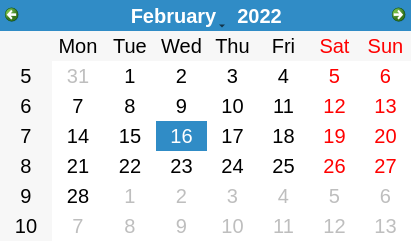
<?xml version="1.0" encoding="UTF-8"?>
<ui version="4.0">
 <class>MainWindow</class>
 <widget class="QMainWindow" name="MainWindow">
  <property name="geometry">
   <rect>
    <x>0</x>
    <y>0</y>
    <width>411</width>
    <height>241</height>
   </rect>
  </property>
  <property name="minimumSize">
   <size>
    <width>411</width>
    <height>241</height>
   </size>
  </property>
  <property name="maximumSize">
   <size>
    <width>411</width>
    <height>241</height>
   </size>
  </property>
  <property name="windowTitle">
   <string>MainWindow</string>
  </property>
  <widget class="QWidget" name="centralwidget">
   <widget class="QCalendarWidget" name="calendarWidget">
    <property name="geometry">
     <rect>
      <x>0</x>
      <y>0</y>
      <width>411</width>
      <height>241</height>
     </rect>
    </property>
    <property name="font">
     <font>
      <family>Tahoma</family>
      <pointsize>15</pointsize>
     </font>
    </property>
    <property name="selectedDate">
     <date>
      <year>2022</year>
      <month>2</month>
      <day>16</day>
     </date>
    </property>
    <property name="gridVisible">
     <bool>false</bool>
    </property>
    <property name="selectionMode">
     <enum>QCalendarWidget::SingleSelection</enum>
    </property>
    <property name="horizontalHeaderFormat">
     <enum>QCalendarWidget::ShortDayNames</enum>
    </property>
    <property name="verticalHeaderFormat">
     <enum>QCalendarWidget::ISOWeekNumbers</enum>
    </property>
    <property name="navigationBarVisible">
     <bool>true</bool>
    </property>
    <property name="dateEditEnabled">
     <bool>true</bool>
    </property>
    <property name="dateEditAcceptDelay">
     <number>1500</number>
    </property>
   </widget>
  </widget>
 </widget>
 <resources/>
 <connections/>
</ui>
